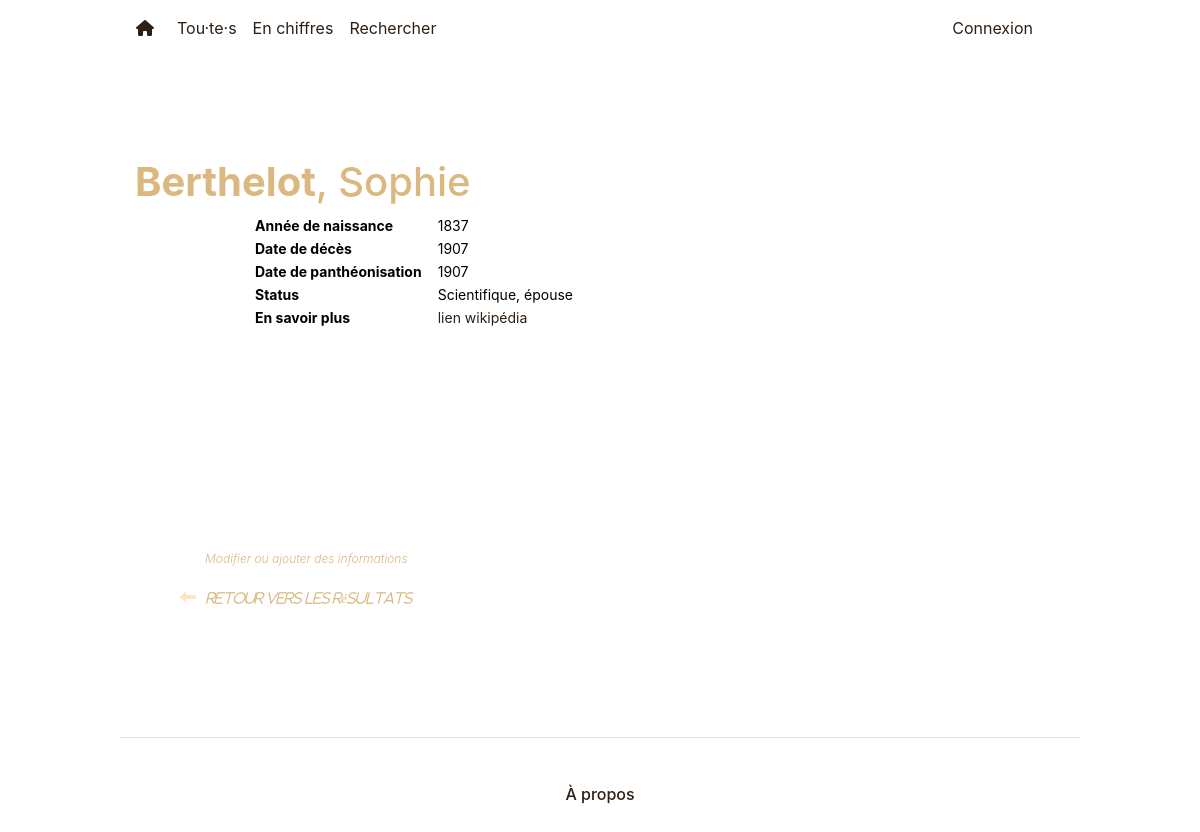
The app's page /person/52, older data.
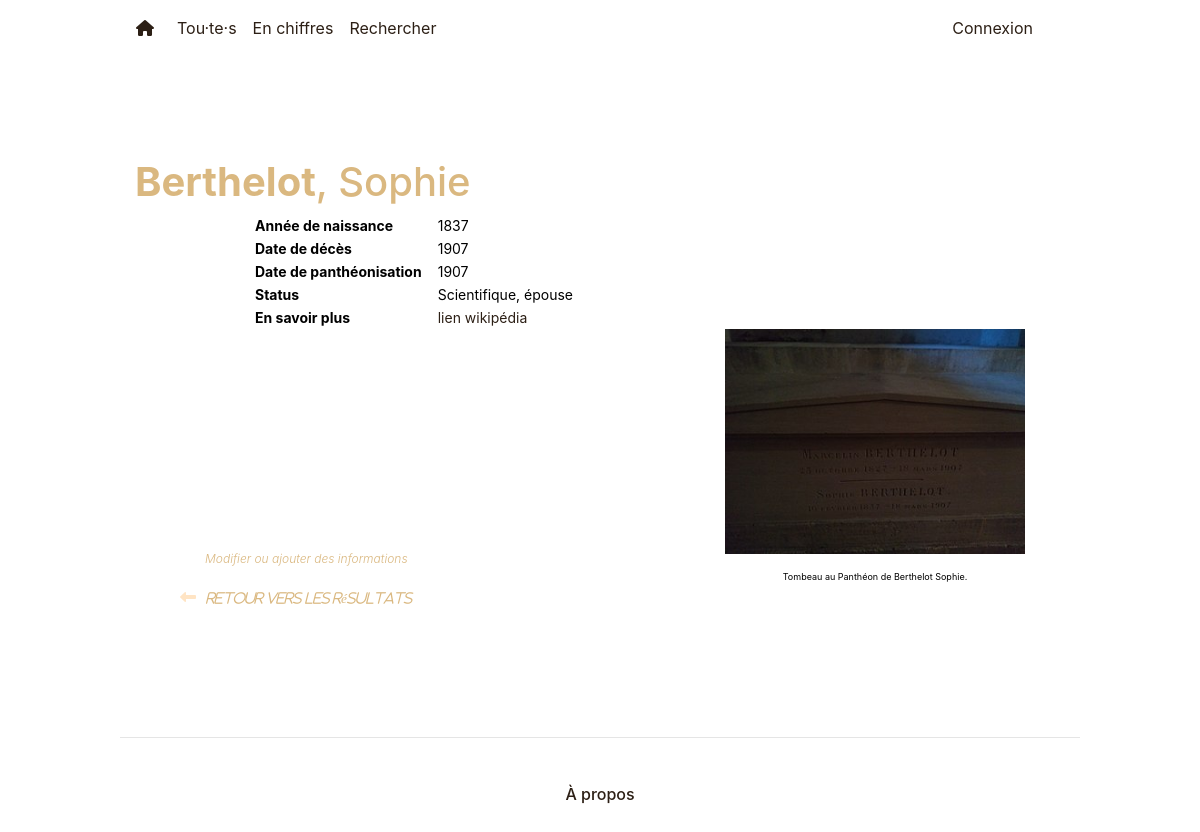
The same page, newer data.
### app/modeles/data.py (models this page shows, shortened)
class Pantheonises(db.Model):
    id = db.Column(db.Integer, primary_key=True, autoincrement=True)
    name = db.Column(db.Text)
    firstname = db.Column(db.Text)
    status = db.Column(db.Text)
    pantheonisation = db.Column(db.Integer)
    birth = db.Column(db.Integer)
    death = db.Column(db.Integer)
    sex = db.Column(db.Text)
    wiki_link = db.Column(db.Text)
    image_id = db.relationship("Images", backref="pantheonises", uselist=False)

class Images(db.Model):
    id = db.Column(db.Integer, primary_key=True, autoincrement=True)
    pers_id = db.Column(db.Integer, db.ForeignKey("pantheonises.id"))
    portrait_path = db.Column(db.Text)
    portrait_desc = db.Column(db.Text)
    date = db.Column(db.Text)
    tomb_path = db.Column(db.Text)

### app/routes/crud_person.py (the view)
@app.route("/person/<int:person_id>")
def person(person_id):
    if person_id:
        person = Pantheonises.query.filter(Pantheonises.id == person_id).first()
        referrer = request.referrer
        return render_template("pages/person.html", result=person, back_page=referrer)
    else:
        return render_template("errors/404.html"), 404

### app/templates/pages/person.html (shortened to what this page needs)
{% extends 'conteneur.html' %} {% block content %}
<div>
    <br>
    <br>
    <br>
    <div class="container">
        <h1 class="resultsTable"><b>{{result.name}}</b>, {{result.firstname}}</h2>
            <table summary="Informations">
                <tbody class="personText ">
                    <tr>
                        <td class="personLabel ">Année de naissance</td>
                        <td>{{result.birth}}</td>
                    </tr>
                    <tr>
                        <td class="personLabel ">Date de décès</td>
                        <td>{{result.death}}</td>
                    </tr>
                    <tr>
                        <td class="personLabel ">Date de panthéonisation</td>
                        <td>{{result.pantheonisation}}</td>
                    </tr>
                    <tr>
                        <td class="personLabel ">Status</td>
                        <td>{{result.status}}</td>
                    </tr>
                    <tr>
                        <td class="personLabel ">En savoir plus</td>
                        <td>
                            <a href="{{result.wiki_link}} " target="_blank ">lien wikipédia</a></td>
                    </tr>
                </tbody>
            </table>
            <div class="rounded float-right"> {% if result.image_id.tomb_path %}
            <div class="rounded float-right">
                <p><img src="{{ result.image_id.tomb_path }} " width="300px "></p>
                <p class="legendText">Tombeau au Panthéon de {{result.name}} {{result.firstname}}. {% endif %}
                </p>
            </div>
    </div>
</div>
<br>
<br>
<br>
<br>
<br>
<br>
<br>
<br>
<br>
<p>
    {% if current_user.is_authenticated %}
    <a class="toModifyLink" href="{{url_for( 'update_person', person_id=result.id)}} ">Modifier ou ajouter des informations</a> {%else%}
    <a class="toModifyLink" href="{{url_for('connexion')}}">Modifier ou ajouter des informations</a>{% endif %}
</p>{%if back_page%}
<p><i class="fas fa-long-arrow-alt-left backArrow "><a class="backPageLink " href="{{back_page}} ">Retour vers les résultats</a>
</i>
</p>
{%endif%}
<br>
<br>
<br>
<br>{% endblock content %}

### app/templates/conteneur.html (shortened to what this page needs)
{% extends 'layouts/default.html' %} {% block body %}
<nav class="navbar navbar-expand-lg" role="navigation">
    <span><a href="{{ url_for('accueil')}}" title="Accueil"><i class="fas fa-home"></i></span>
    <div class="container-fluid">
        <ul class="navbar-nav mr-auto">
            <li class="nav-item">
                <a class="nav-link" href="{{ url_for('toutes')}}">Tou·te·s</a>
            </li>
            <li class="nav-item">
                <a class="nav-link" href="{{ url_for('chiffres')}}">En chiffres</a>
            </li>
            <li class="nav-item">
                <a class="nav-link" href="{{url_for('recherche')}}">Rechercher
                </a>
            </li>
        </ul>
        <div>
            {% if current_user.is_authenticated %}
            <a class="nav-link" href="{{ url_for('deconnexion') }}">Deconnexion</a> {% else %}
            <a class="nav-link" href="{{url_for('connexion')}}">Connexion
            </a>{% endif %}
        </div>
    </div>
</nav>
{% block content %}{% endblock content %}
<footer>
    <hr class="style-one" />
    <div class="container">
        <div class="row text-center justify-content-center ">
            <div>
                <h6>
                    <a href="{{url_for('a_propos')}}">À propos</a>
                </h6>
            </div>
        </div>
    </div>
    <br/>
    <br/>
</footer>
{% endblock body %}

### app/templates/layouts/default.html (shortened to what this page needs)
<!DOCTYPE html>
<html lang="fr">
<head>
    {% include "partials/metadata.html" %} {% include "partials/css.html" %}
</head>
<body>
    {% block body %}{% endblock body %} {% block script %}{% endblock script %}
</body>
</html>

### app/templates/partials/css.html (shortened to what this page needs)
<link rel="stylesheet" href="{{ url_for('static', filename='css/bootstrap.min.css')}}">
<link rel="stylesheet" href="{{ url_for('static', filename='css/style.css')}}">

### app/static/css/style.css (style rules this page uses)
.resultsTable { padding-top: 30px; }
.personText { font-size: 14px; }
.personLabel { font-weight: 700; padding: 0px 15px 0px 120px; }
.legendText { font-size: 9px; text-align: center; }
.backArrow { padding-left: 60px; color: bisque; }
.backPageLink { font-size: smaller; font-weight: 200; padding-left: 10px; color: #dab880; font-style: italic; }
.toModifyLink { font-size: 12px; font-weight: 300; padding-left: 85px; color: #dab880; font-style: italic; }

Row changes from the older to the newer data that the page shows:
shown differently, row unchanged: Pantheonises "Berthelot": name (not shown) → "Berthelot"; firstname (not shown) → "Sophie"
added Images: image_id.tomb_path (picture)
Text that changed along with them:
text now shown: "Tombeau au Panthéon de ."
